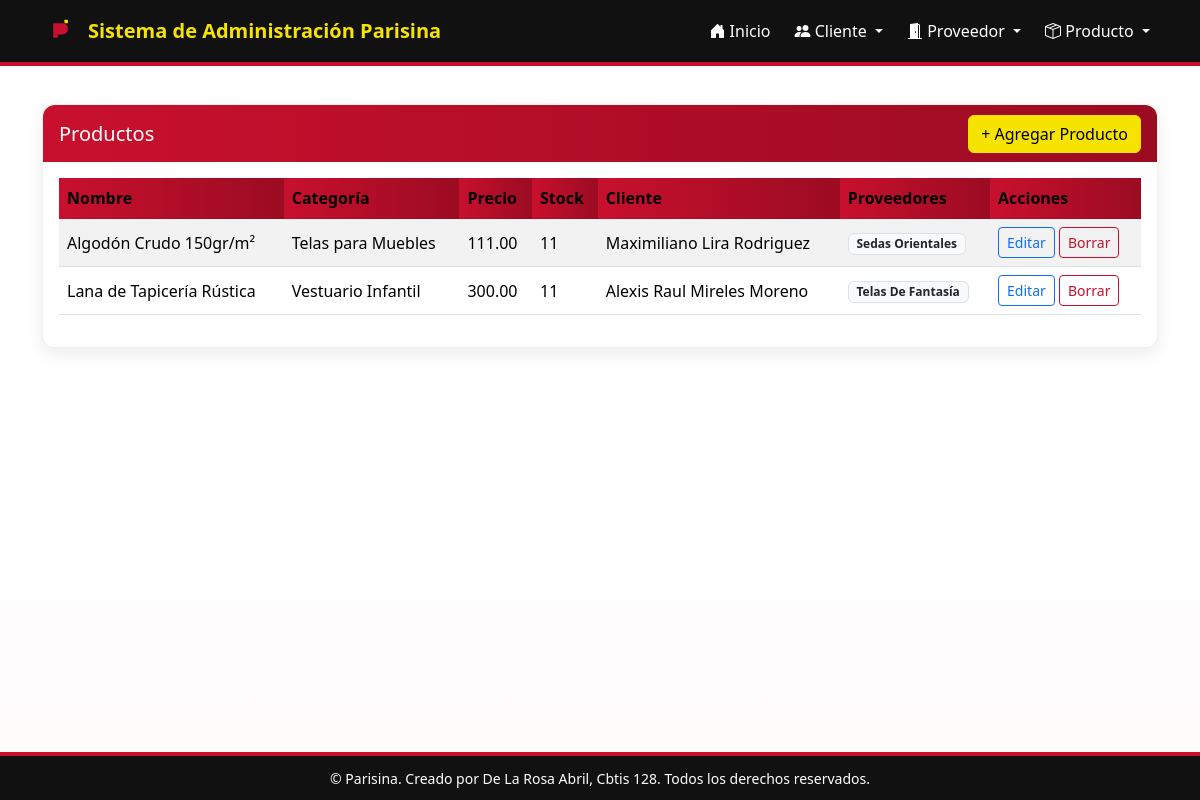
Screenshot of /producto/ver/ with the database file from the repository.
### app_Parisina/models.py (models this page shows, shortened)
class Producto(models.Model):
    nombre = models.CharField(max_length=150)
    descripcion = models.TextField()
    categoria = models.CharField(max_length=100)
    precio = models.DecimalField(max_digits=10, decimal_places=2)
    stock = models.PositiveIntegerField()
    cliente = models.ForeignKey(Cliente, on_delete=models.CASCADE, related_name='productos')
    proveedores = models.ManyToManyField(Proveedor, related_name='productos')

class Cliente(models.Model):
    nombre = models.CharField(max_length=100)
    apellido = models.CharField(max_length=100)
    correo_electronico = models.EmailField(unique=True)
    telefono = models.CharField(max_length=15)
    direccion = models.CharField(max_length=200)
    ciudad = models.CharField(max_length=100)
    fecha_registro = models.DateField(auto_now_add=True)

class Proveedor(models.Model):
    nombre_empresa = models.CharField(max_length=150)
    contacto = models.CharField(max_length=100)
    correo = models.EmailField()
    telefono = models.CharField(max_length=15)
    direccion = models.CharField(max_length=200)
    pais = models.CharField(max_length=100)
    fecha_registro = models.DateField(auto_now_add=True)

### app_Parisina/views.py (the view)
# urls.py: path("producto/ver/", views.ver_producto, name="ver_producto"),
def ver_producto(request):
    productos = Producto.objects.all().order_by("-id")
    return render(request, "producto/ver_producto.html", {"productos": productos})

### app_Parisina/templates/producto/ver_producto.html
{% extends "base.html" %}
{% block content %}
<div class="card">
  <div class="card-header-accent d-flex justify-content-between align-items-center">
    <h5 class="mb-0">Productos</h5>
    <a href="{% url 'agregar_producto' %}" class="btn btn-warning">+ Agregar Producto</a>
  </div>
  <div class="card-body">
    <div class="table-responsive">
      <table class="table table-striped align-middle">
        <thead>
          <tr>
            <th>Nombre</th>
            <th>Categoría</th>
            <th>Precio</th>
            <th>Stock</th>
            <th>Cliente</th>
            <th>Proveedores</th>
            <th>Acciones</th>
          </tr>
        </thead>
        <tbody>
          {% for prod in productos %}
          <tr>
            <td>{{ prod.nombre }}</td>
            <td>{{ prod.categoria }}</td>
            <td>{{ prod.precio }}</td>
            <td>{{ prod.stock }}</td>
            <td>{% if prod.cliente %}{{ prod.cliente.nombre }} {{ prod.cliente.apellido }}{% else %}-{% endif %}</td>
            <td>
              {% for pv in prod.proveedores.all %}
                <span class="badge bg-light border text-dark">{{ pv.nombre_empresa }}</span>
              {% empty %}
                -
              {% endfor %}
            </td>
            <td>
              <a class="btn btn-sm btn-outline-primary" href="{% url 'actualizar_producto' prod.pk %}">Editar</a>
              <a class="btn btn-sm btn-outline-danger" href="{% url 'borrar_producto' prod.pk %}">Borrar</a>
            </td>
          </tr>
          {% empty %}
          <tr><td colspan="7" class="text-center">No hay productos</td></tr>
          {% endfor %}
        </tbody>
      </table>
    </div>
  </div>
</div>
{% endblock %}

### app_Parisina/templates/base.html (shortened to what this page needs)
<!doctype html>
<html lang="es">
  <head>
    <link href="https://cdn.jsdelivr.net/npm/bootstrap@5.3.3/dist/css/bootstrap.min.css" rel="stylesheet">
    <link href="https://cdn.jsdelivr.net/npm/bootstrap-icons@1.11.1/font/bootstrap-icons.css" rel="stylesheet">
  </head>
  <body>
    {% include "navbar.html" %}
    <main class="container py-4">
      {% block content %}{% endblock %}
    </main>
    {% include "footer.html" %}
  </body>
</html>

### app_Parisina/templates/navbar.html (shortened to what this page needs)
<nav class="navbar navbar-expand-lg navbar-dark">
    <div class="container">
      <a class="navbar-brand" href="{% url 'inicio_parisina' %}">
        <span class="brand-logo" aria-hidden="true">
        </span>
        Sistema de Administración Parisina
      </a>
      <div class="collapse navbar-collapse" id="navmenu">
        <ul class="navbar-nav ms-auto align-items-lg-center">
          <li class="nav-item me-2">
            <a class="nav-link" href="{% url 'inicio_parisina' %}">
              <i class="bi bi-house-door-fill"></i> Inicio
            </a>
          </li>
          <li class="nav-item dropdown me-2">
            <a class="nav-link dropdown-toggle" href="#" id="clienteMenu" data-bs-toggle="dropdown" aria-expanded="false">
              <i class="bi bi-people-fill"></i> Cliente
            </a>
          </li>
          <li class="nav-item dropdown me-2">
          <a class="nav-link dropdown-toggle" href="#" id="salasMenu" data-bs-toggle="dropdown" aria-expanded="false">
            <i class="bi bi-door-open-fill"></i> Proveedor
          </a>
        </li>
          <li class="nav-item dropdown">
            <a class="nav-link dropdown-toggle" href="#" id="prodMenu" data-bs-toggle="dropdown" aria-expanded="false">
              <i class="bi bi-box-seam"></i> Producto
            </a>
          </li>
        </ul>
      </div>
    </div>
  </nav>

### app_Parisina/templates/footer.html
<footer class="text-center">
    <div class="container">
      <small>© {{ now.year }} Parisina. Creado por De La Rosa Abril, Cbtis 128. Todos los derechos reservados.</small>
    </div>
  </footer>

### app_Parisina/templates/base.html (style rules this page uses)
:root { --rojo-parisina: #C8102E; --rojo-oscuro: #9b0b22; --amarillo-parisina: #F7E300; --negro-parisina: #111111; --blanco-parisina: #ffffff; --gris-texto: #222222; --sombra: rgba(0,0,0,0.08); }
html,body { height:100%; }
body { background: linear-gradient(180deg, #fff 0%, #fff 60%, rgba(200,10,30,0.02) 100%); color: var(--gris-texto); font-family: "Segoe UI", Tahoma, Geneva, Verdana, sans-serif; }
.navbar { background: var(--negro-parisina) !important; border-bottom: 4px solid var(--rojo-parisina); }
.navbar-brand { display:flex; align-items:center; gap:10px; color:var(--amarillo-parisina) !important; font-weight:800; }
.nav-link { color: #fff !important; }
.brand-logo { width:36px; height:36px; display:inline-block; }
.card { border-radius:12px; border: 1px solid rgba(0,0,0,0.06); box-shadow: 0 6px 18px var(--sombra); }
.card-header-accent { border-top-left-radius: 12px; border-top-right-radius: 12px; background: linear-gradient(90deg, var(--rojo-parisina), var(--rojo-oscuro)); color: #fff; padding: 0.6rem 1rem; }
.btn-warning { background: var(--amarillo-parisina); border-color: var(--amarillo-parisina); color: #000; }
.btn-outline-danger { color: var(--rojo-parisina); border-color: var(--rojo-parisina); }
table thead th { background: linear-gradient(90deg, var(--rojo-parisina), var(--rojo-oscuro)); color: #fff; border-color: rgba(0,0,0,0.04); }
table tbody tr td { vertical-align: middle; }
a { color: var(--rojo-parisina); text-decoration: none; }
footer { background: var(--negro-parisina); color: var(--blanco-parisina); padding: 10px 0; text-align: center; position: fixed; bottom: 0; width: 100%; border-top: 4px solid var(--rojo-parisina); }
main { padding-bottom: 100px; margin-top: 14px; }

### rows the page displays
Producto: nombre "Algodón Crudo 150gr/m²", categoria "Telas para Muebles", precio "111.00", stock "11", cliente.nombre "Maximiliano", cliente.apellido "Lira Rodriguez"
Proveedor: nombre_empresa "Sedas Orientales"
Producto: nombre "Lana de Tapicería Rústica", categoria "Vestuario Infantil", precio "300.00", stock "11", cliente.nombre "Alexis Raul", cliente.apellido "Mireles Moreno"
Proveedor: nombre_empresa "Telas De Fantasía"
